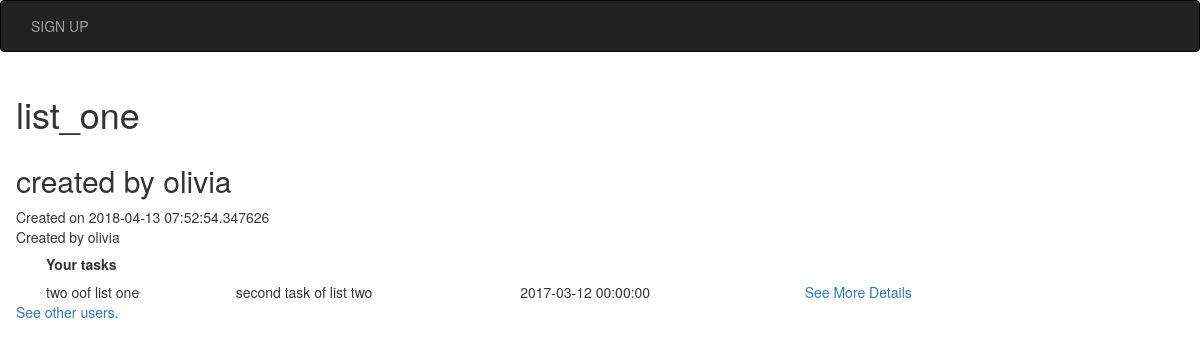
/aadil/list/1 (signed in), run on an earlier commit of the app's database.
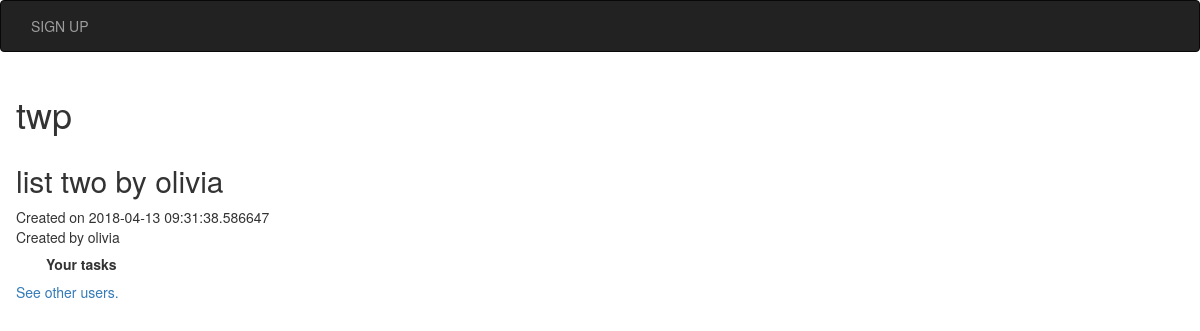
And on a later commit of the database.
### models.py (models this page shows, shortened)
class List(db.Model):
    id = db.Column('list_id', db.Integer, primary_key=True, autoincrement=True)
    create_time = db.Column('create_time', db.DateTime, default=datetime.utcnow)
    user_id = db.Column('user_id', db.Integer, db.ForeignKey('user', ondelete='CASCADE'), nullable=False)
    name = db.Column('name', db.String(100), nullable=False)
    description = db.Column('description', db.String(200))
    tasks = db.relationship(
            'Task',
            backref= db.backref('list', lazy='joined'),
            cascade="all, delete-orphan",
            passive_deletes=True
        )
    all_users = db.relationship(
    'User', secondary=shared_lists,
    backref=db.backref('all_lists', lazy='dynamic'), lazy='dynamic')

class Task(db.Model):
    __tablename__ = 'task-table'
    id = db.Column('task_id', db.Integer, primary_key=True, autoincrement=True)
    create_time = db.Column('create_time', db.DateTime,
                            default=datetime.utcnow)
    start_time = db.Column('start_time', db.DateTime)
    end_time = db.Column('end_time', db.DateTime)
    deadline = db.Column('deadline', db.DateTime, nullable=False)
    user_id = db.Column('user_id', db.Integer, db.ForeignKey(
        'user', ondelete='CASCADE'), nullable=False)
    name = db.Column('name', db.String(100), nullable=False)
    description = db.Column('description', db.String(200))
    status = db.Column('status', db.Enum(
        *['Pending', 'Ongoing', 'Completed']), nullable=False, default='Pending')
    priority = db.Column('priority', db.Boolean, nullable=False, default=False)
    relpriority =  db.Column('relpriority', db.Integer)
    incentive = db.Column('incentive', db.String(200))
    consequences = db.Column('consequences', db.String(200))
    list_id = db.Column('list_id', db.Integer, db.ForeignKey('list.list_id', ondelete='CASCADE'), nullable=False)
    dependent = db.relationship(
    'Task', secondary=dependent_tasks,
    primaryjoin=(dependent_tasks.c.task_id == id),
    secondaryjoin=(dependent_tasks.c.dependent_id == id),
    backref=db.backref('dependent_tasks', lazy='dynamic'), lazy='dynamic')

### api/lists.py (the view)
@list_blueprint.route('/<user_name>/list/<list_id>',methods=['POST','GET'])
@login_required
def show_list(user_name,list_id):
    userid=User.query.filter(User.username==user_name).first().id
    current_list = List.query.get(list_id)
    is_owner = False
    creater = User.query.get(current_list.user_id)
    if current_list.user_id == userid:
        is_owner = True
    tasks=Task.query.filter(Task.list_id==list_id).order_by(Task.relpriority)
    return render_template('show_list.html',creater=creater,is_owner = is_owner,user=current_user,list=List.query.get(list_id), list_id=list_id,tasks=tasks)

### app.py (called while the page is built)
@login_manager.user_loader
def load_user(user_id):
    return User.query.get(int(user_id))

### models.py (called while the page is built)
@event.listens_for(engine.Engine, 'connect')
def __set_sqlite_pragma(db_conn, conn_record):
    cursor = db_conn.cursor()
    cursor.execute('PRAGMA foreign_keys=ON;')
    cursor.close()

### templates/show_list.html (shortened to what this page needs)
{% extends 'base.html' %}
{% block content %}
<div class="row"><h1>{{list.name}}</h1></div>
<div class="row"><h2>{{list.description}}</h2></div>
<div class="row">Created on {{list.create_time}}</div>
<div class="row">Created by {{creater.username}}</div>
<div>
    <div class="container-fluid"><h5><b>Your tasks</b></h5></div>
    <div class="container-fluid">
        {% if tasks %}
        {% for task in tasks %}
        <div class="row">
            <div class="col-sm-2">{{task.name}}</div>
            <div class="col-sm-3">{{task.description}}</div>
            <div class="col-sm-3">{{task.deadline}}</div>
            <div class="col-sm-4"><a href="/{{user.username}}/list/{{list.id}}/task/{{task.id}}">See More Details</a></div>
        </div>
    {% endfor %}
    {% endif %}
    </div>
</div>
<div class="row">
    <a href="/{{user.username}}/list/{{list.id}}/see_shared">See other users.</a>
</div>
{% endblock %}

What changed in the data, as far as the page shows it:
removed Task: name "two oof list one", description "second task of list two", deadline "2017-03-12 00:00:00"
changed List: name "list_one" → "twp"; description "created by olivia" → "list two by olivia"; create_time "2018-04-13 07:52:54.347626" → "2018-04-13 09:31:38.586647"
